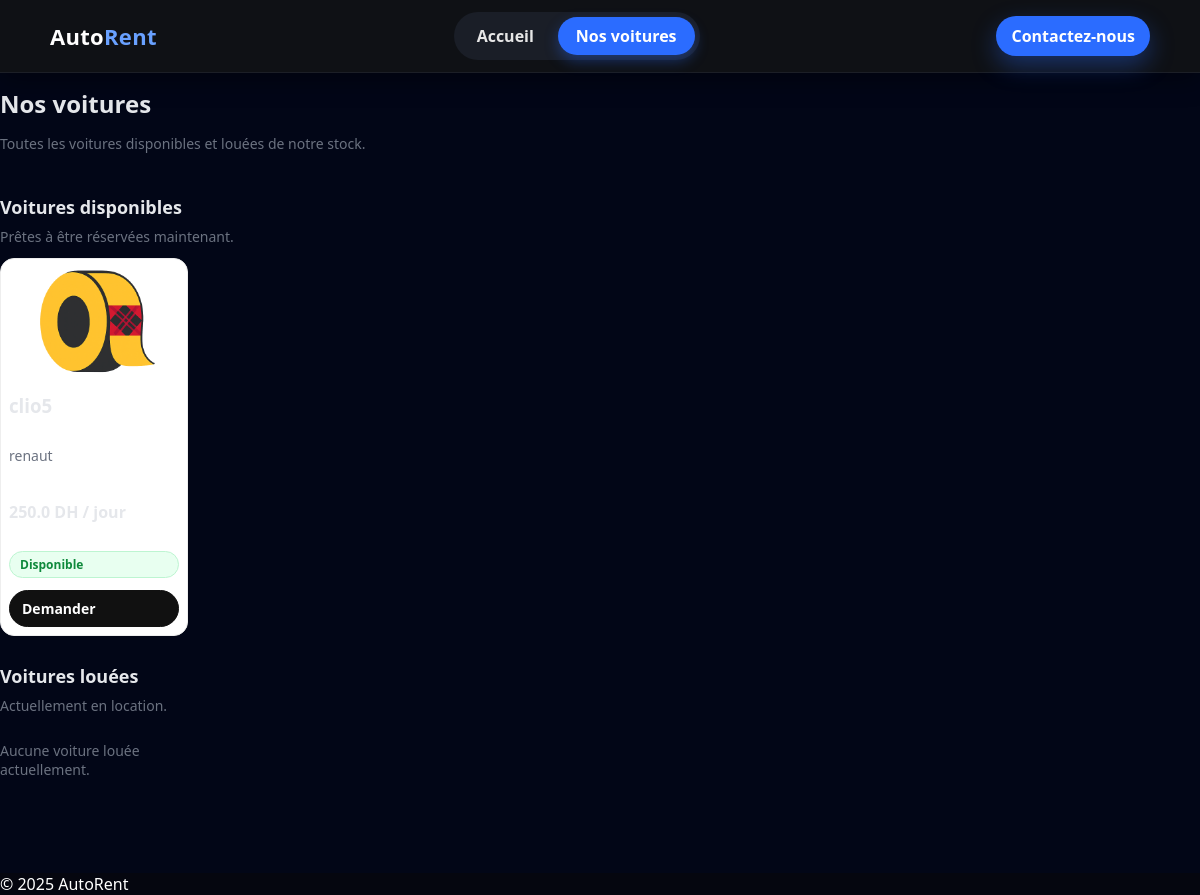
Page /nos-voitures on the committed database.
### tables this page shows
CREATE TABLE voitures(
            id INTEGER PRIMARY KEY AUTOINCREMENT,
            nom TEXT,
            categorie TEXT,
            prix_jour REAL,
            immatriculation TEXT,
            statut TEXT DEFAULT 'Disponible',
            image TEXT
        );

### app.py (the view)
@app.route("/nos-voitures")
def nos_voitures():
    refresh_car_statuses()
    conn = get_db()
    cur = conn.cursor()
    cur.execute("SELECT * FROM voitures ORDER BY id DESC")
    voitures = cur.fetchall()
    conn.close()
    dispo, louees = [], []
    for v in voitures:
        if v["statut"] == "Louée":
            louees.append(v)
        else:
            dispo.append(v)
    return render_template("nos_voitures.html", dispo=dispo, louees=louees)

### app.py (called while the page is built)
def get_conn():
    conn = sqlite3.connect(DB_PATH, timeout=10)
    conn.row_factory = sqlite3.Row
    return conn

def get_db():
    return get_conn()

### templates/nos_voitures.html
{% extends "base_client.html" %}
{% block content %}
<section class="page-head">
  <h1>Nos voitures</h1>
  <p class="muted">Toutes les voitures disponibles et louées de notre stock.</p>
</section>
<section class="section-cars">
  <div class="section-header">
    <h2>Voitures disponibles</h2>
    <p class="muted">Prêtes à être réservées maintenant.</p>
  </div>
  <div class="cars">
    {% for v in dispo %}
      <article class="car-card">
        {% if v.image %}
          <img src="{{ url_for('static', filename='uploads/' + v.image) }}" alt="{{ v.nom }}">
        {% else %}
          <div class="img-placeholder">Image</div>
        {% endif %}
        <h3>{{ v.nom }}</h3>
        <p class="muted">{{ v.categorie }}</p>
        <p><strong>{{ v.prix_jour }} DH / jour</strong></p>
        <span class="badge badge-green">Disponible</span>
        <a class="btn" href="{{ url_for('demande') }}?car={{ v.nom }}">Demander</a>
      </article>
    {% else %}
      <p class="muted">Aucune voiture disponible pour le moment.</p>
    {% endfor %}
  </div>
</section>
<section class="section-cars">
  <div class="section-header">
    <h2>Voitures louées</h2>
    <p class="muted">Actuellement en location.</p>
  </div>
  <div class="cars">
    {% for v in louees %}
      <article class="car-card car-rented">
        {% if v.image %}
          <img src="{{ url_for('static', filename='uploads/' + v.image) }}" alt="{{ v.nom }}">
        {% else %}
          <div class="img-placeholder">Image</div>
        {% endif %}
        <h3>{{ v.nom }}</h3>
        <p class="muted">{{ v.categorie }}</p>
        <p><strong>{{ v.prix_jour }} DH / jour</strong></p>
        <span class="badge badge-red">Louée</span>
        <button class="btn btn-disabled" disabled>Indisponible</button>
      </article>
    {% else %}
      <p class="muted">Aucune voiture louée actuellement.</p>
    {% endfor %}
  </div>
</section>
{% endblock %}

### static/style.css (style rules this page uses)
body { margin:0; font-family: system-ui, sans-serif; background:#f6f7fb; color:#111; }
* { box-sizing:border-box; }
.muted { color:#6b7280; font-size:14px; }
h1,h2,h3 { margin:0 0 8px 0; }
section { padding:14px 0; }
.btn { display:inline-block; padding:8px 12px; border-radius:999px; border:1px solid #111; background:#111; color:#fff; font-weight:800; text-decoration:none; font-size:14px; cursor:pointer; transition:.2s; }
.badge { display:inline-block; padding:4px 10px; border-radius:999px; font-size:12px; font-weight:700; margin:6px 0; }
.badge-green { background:#e8fff0; color:#0f8a3c; border:1px solid #bdf5d1; }
a, a:hover, a:focus, a:active { text-decoration:none !important; }
.section-header { margin-bottom:8px; }
.section-header h2 { font-size:18px; }
.section-header p { margin:0; }
.cars { display:grid; grid-template-columns:repeat(auto-fit,minmax(180px,1fr)); gap:10px; margin-top:12px; }
.cars { display:grid; grid-template-columns: repeat(auto-fill, minmax(180px, 1fr)); gap:14px; margin-top:12px; }
.car-card { background:#fff; border:1px solid #eee; border-radius:14px; padding:8px; overflow:hidden; display:flex; flex-direction:column; gap:6px; }
.car-card img { width:100%; height:120px; object-fit:cover; border-radius:10px; display:block; }
body { background: radial-gradient(900px 500px at 10% -10%, #1a2a6c 0%, transparent 60%), radial-gradient(900px 600px at 90% -5%, #0f4c81 0%, transparent 60%), #05060f; color:#fff; }

### rows in the picture
voitures: image (picture), nom "clio5", categorie "renaut", prix_jour "250.0"
